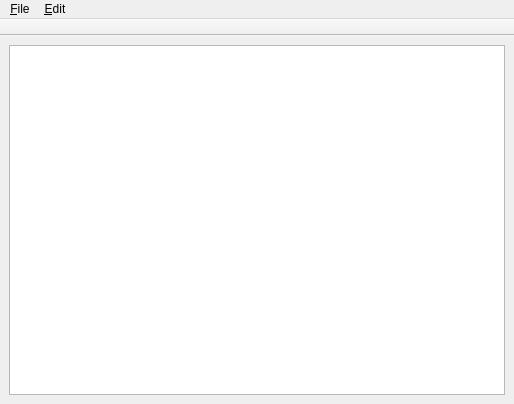
<?xml version="1.0" encoding="UTF-8"?>
<ui version="4.0">
 <class>MainWindow</class>
 <widget class="QMainWindow" name="MainWindow">
  <property name="geometry">
   <rect>
    <x>0</x>
    <y>0</y>
    <width>514</width>
    <height>404</height>
   </rect>
  </property>
  <property name="windowTitle">
   <string>Garrys Mod File Lister</string>
  </property>
  <widget class="QWidget" name="centralwidget">
   <layout class="QHBoxLayout" name="horizontalLayout">
    <item>
     <widget class="QTreeView" name="treeView">
      <property name="editTriggers">
       <set>QAbstractItemView::NoEditTriggers</set>
      </property>
      <property name="rootIsDecorated">
       <bool>false</bool>
      </property>
      <attribute name="headerVisible">
       <bool>false</bool>
      </attribute>
     </widget>
    </item>
   </layout>
  </widget>
  <widget class="QMenuBar" name="menubar">
   <property name="geometry">
    <rect>
     <x>0</x>
     <y>0</y>
     <width>514</width>
     <height>22</height>
    </rect>
   </property>
   <widget class="QMenu" name="menu_File">
    <property name="title">
     <string>&amp;File</string>
    </property>
    <addaction name="action_Open"/>
   </widget>
   <widget class="QMenu" name="menu_Edit">
    <property name="title">
     <string>&amp;Edit</string>
    </property>
    <addaction name="action_Copy_to_clipboard"/>
   </widget>
   <addaction name="menu_File"/>
   <addaction name="menu_Edit"/>
  </widget>
  <widget class="QToolBar" name="toolBar">
   <property name="windowTitle">
    <string>toolBar</string>
   </property>
   <property name="movable">
    <bool>false</bool>
   </property>
   <attribute name="toolBarArea">
    <enum>TopToolBarArea</enum>
   </attribute>
   <attribute name="toolBarBreak">
    <bool>false</bool>
   </attribute>
  </widget>
  <action name="action_Open">
   <property name="text">
    <string>&amp;Open</string>
   </property>
  </action>
  <action name="action_Copy_to_clipboard">
   <property name="text">
    <string>&amp;Copy to clipboard</string>
   </property>
  </action>
 </widget>
 <resources/>
 <connections/>
</ui>
